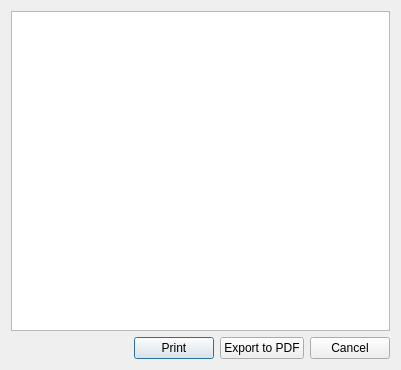
<?xml version="1.0" encoding="UTF-8"?>
<ui version="4.0">
 <class>SelectComposerDialog</class>
 <widget class="QDialog" name="SelectComposerDialog">
  <property name="geometry">
   <rect>
    <x>0</x>
    <y>0</y>
    <width>401</width>
    <height>370</height>
   </rect>
  </property>
  <property name="windowTitle">
   <string>Select Composer</string>
  </property>
  <layout class="QVBoxLayout" name="verticalLayout">
   <item>
    <widget class="QListWidget" name="composer_list"/>
   </item>
   <item>
    <layout class="QHBoxLayout" name="horizontalLayout">
     <item>
      <spacer name="horizontalSpacer">
       <property name="orientation">
        <enum>Qt::Horizontal</enum>
       </property>
       <property name="sizeHint" stdset="0">
        <size>
         <width>40</width>
         <height>20</height>
        </size>
       </property>
      </spacer>
     </item>
     <item>
      <widget class="QPushButton" name="print_btn">
       <property name="text">
        <string>Print</string>
       </property>
      </widget>
     </item>
     <item>
      <widget class="QPushButton" name="export_btn">
       <property name="text">
        <string>Export to PDF</string>
       </property>
      </widget>
     </item>
     <item>
      <widget class="QPushButton" name="cancel_btn">
       <property name="text">
        <string>Cancel</string>
       </property>
      </widget>
     </item>
    </layout>
   </item>
  </layout>
 </widget>
 <tabstops>
  <tabstop>cancel_btn</tabstop>
  <tabstop>composer_list</tabstop>
  <tabstop>export_btn</tabstop>
  <tabstop>print_btn</tabstop>
 </tabstops>
 <resources/>
 <connections>
  <connection>
   <sender>cancel_btn</sender>
   <signal>clicked()</signal>
   <receiver>SelectComposerDialog</receiver>
   <slot>reject()</slot>
   <hints>
    <hint type="sourcelabel">
     <x>353</x>
     <y>345</y>
    </hint>
    <hint type="destinationlabel">
     <x>142</x>
     <y>334</y>
    </hint>
   </hints>
  </connection>
  <connection>
   <sender>export_btn</sender>
   <signal>clicked()</signal>
   <receiver>SelectComposerDialog</receiver>
   <slot>accept()</slot>
   <hints>
    <hint type="sourcelabel">
     <x>267</x>
     <y>355</y>
    </hint>
    <hint type="destinationlabel">
     <x>54</x>
     <y>351</y>
    </hint>
   </hints>
  </connection>
 </connections>
</ui>
